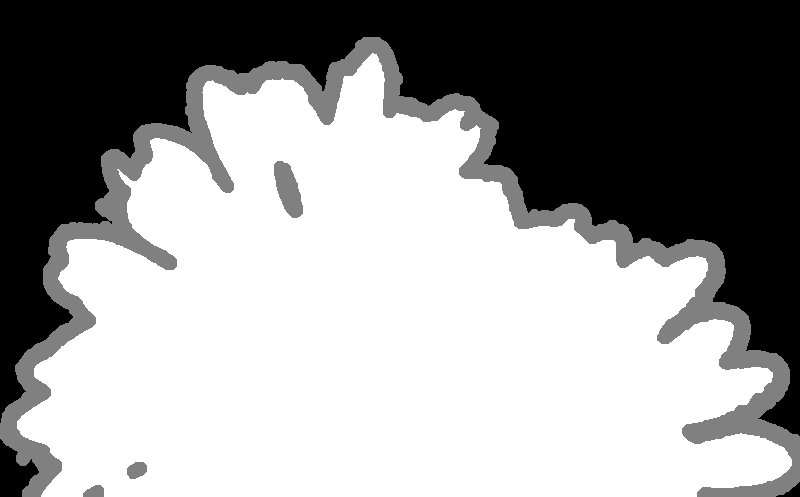
#> input picture matting_dataset/trimap_training_lowres/Trimap1/GT01.png, 800 x 497 px, found by its file name
$ jupyter execute --allow-errors Untitled.ipynb
#> lines starting #> are read from the running program, lines starting #| are printed output that depends on the picture; after the words box and inside, x2 and y2 are one past the last pixel; in counts of white or black regions, pixels touching at a corner belong together
[cell 1]
import numpy as np
import random
import cv2
def generatePos(self, mask):
    return [[i,j] for i in range(0,mask.shape[0]) for j in range(0, mask.shape[1]) if mask[i][j].all() == False]

img = cv2.imread("./input_training_lowres/GT01.png")
#> img is the input picture: shape (497, 800, 3); min 0, max 255, mean 150.4
trimap = cv2.imread("./trimap_training_lowres/Trimap1/GT01.png")
gt = cv2.imread("./gt_training_lowres/GT01.png")
uncertainMask = ~((trimap ==  1) ^ (trimap ==  255))
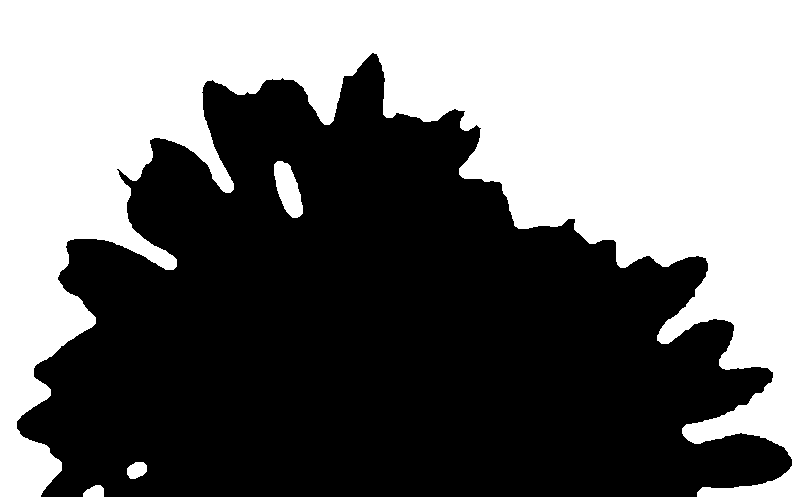
#> uncertainMask: shape (497, 800, 3) bool; 45.9% white; 4 white regions, box (x1, y1, x2, y2) and area: (0, 0, 800, 497) 180895, (274, 161, 303, 218) 1045, (127, 462, 147, 479) 263, (83, 485, 104, 497) 199
frontMask = trimap == 1
#> frontMask: shape (497, 800, 3) bool; every value is 0
backMask = trimap == 255
uncertainMask = trimap == 128
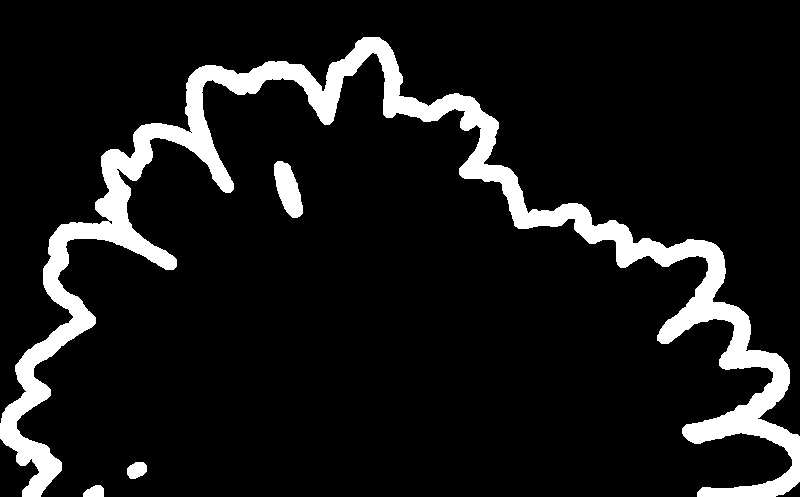
#> uncertainMask: shape (497, 800, 3) bool; 9.7% white; 4 white regions, box (x1, y1, x2, y2) and area: (0, 37, 800, 497) 37066, (274, 161, 303, 218) 1045, (127, 462, 147, 479) 263, (83, 485, 104, 497) 199
frontPos = generatePos(object, frontMask)
#> frontPos = 397600 items
backPos = generatePos(object, backMask)
#> backPos = 182402 items
uncertainPos = generatePos(object, uncertainMask)
#> uncertainPos = 359027 items
uncertainalpha = [gt[i][j]/255.0 for i in range(0,uncertainMask.shape[0]) for j in range(0,uncertainMask.shape[1]) if uncertainMask[i][j].all() == False]
#> uncertainalpha = 359027 items

$ run again, with matting_dataset/trimap_training_lowres/Trimap1/GT02.png copied over matting_dataset/trimap_training_lowres/Trimap1/GT01.png
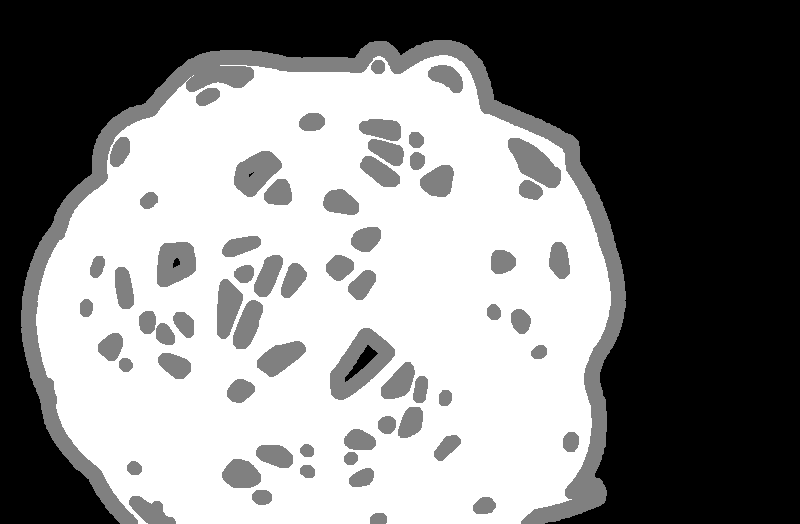
#> input picture matting_dataset/trimap_training_lowres/Trimap1/GT02.png, 800 x 524 px, found by its file name
#> img is the input picture: shape (524, 800, 3); min 0, max 255, mean 131
#> `uncertainMask = ~((trimap ==  1) ^ (trimap ==  255))`:
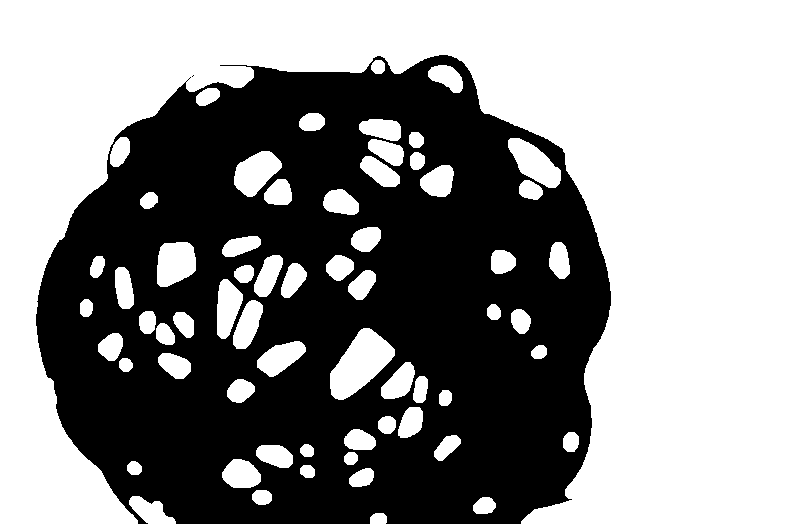
#> uncertainMask: shape (524, 800, 3) bool; 55.5% white; 2 black regions (1 under 20 px), largest, box (x1, y1, x2, y2) and area: (36, 55, 611, 524) 186587
#> frontMask: shape (524, 800, 3) bool; every value is 0
#> `uncertainMask = trimap == 128`:
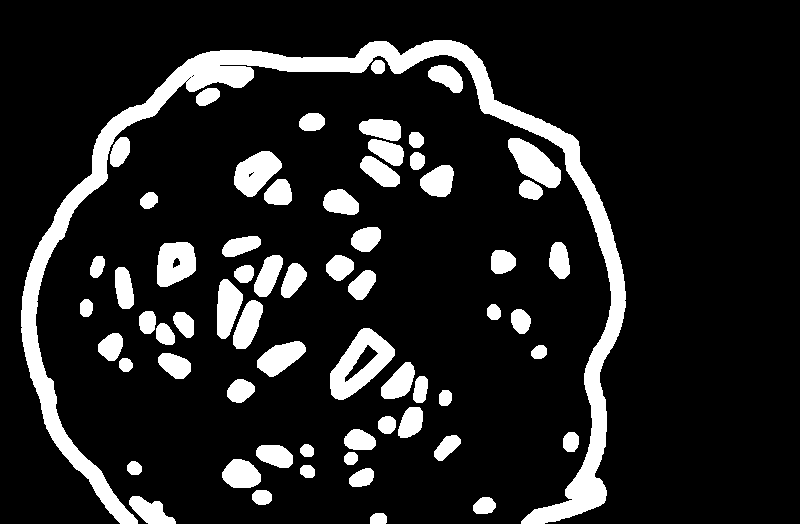
#> uncertainMask: shape (524, 800, 3) bool; 13.7% white; 64 white regions, largest, box (x1, y1, x2, y2) and area: (21, 40, 626, 524) 24000, (330, 328, 395, 400) 2283, (508, 138, 561, 188) 1451
#> frontPos = 419200 items
#> backPos = 232611 items
#> uncertainPos = 361739 items

$ run again, with matting_dataset/trimap_training_lowres/Trimap1/GT03.png copied over matting_dataset/trimap_training_lowres/Trimap1/GT01.png
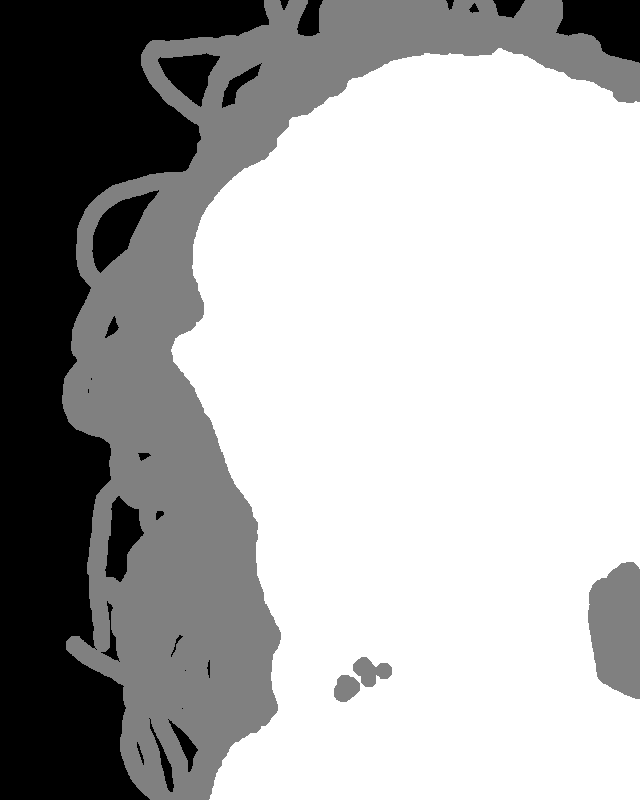
#> input picture matting_dataset/trimap_training_lowres/Trimap1/GT03.png, 640 x 800 px, found by its file name
#> img is the input picture: shape (800, 640, 3); min 0, max 255, mean 172.8
#> `uncertainMask = ~((trimap ==  1) ^ (trimap ==  255))`:
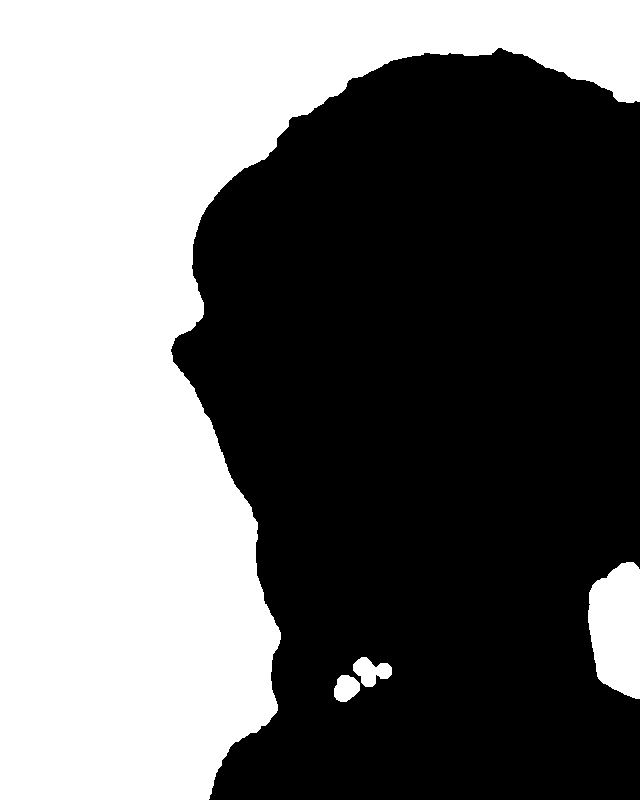
#> uncertainMask: shape (800, 640, 3) bool; 44.1% white; 4 white regions, box (x1, y1, x2, y2) and area: (0, 0, 640, 800) 218794, (588, 562, 640, 699) 5767, (353, 657, 392, 687) 706, (334, 675, 360, 702) 528
#> frontMask: shape (800, 640, 3) bool; every value is 0
#> `uncertainMask = trimap == 128`:
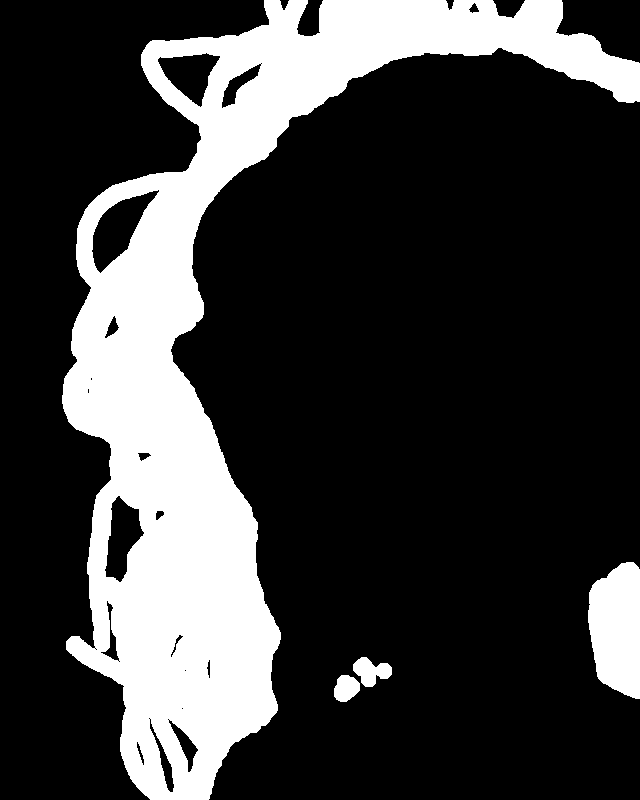
#> uncertainMask: shape (800, 640, 3) bool; 23.6% white; 4 white regions, box (x1, y1, x2, y2) and area: (62, 0, 640, 800) 114013, (588, 562, 640, 699) 5767, (353, 657, 392, 687) 706, (334, 675, 360, 702) 528
#> frontPos = 512000 items
#> backPos = 225795 items
#> uncertainPos = 390986 items
